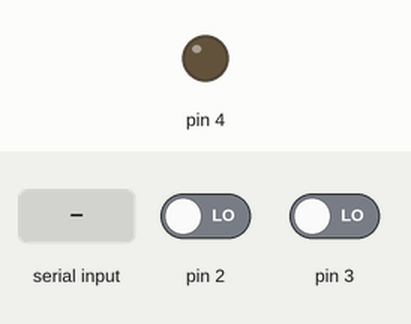
This sketch was run on a simulated Arduino Uno, built with avr-gcc and run on an emulated ATmega328P. Shown: output pins drawn as LEDs (lit = HIGH). The inputs (shaded band) are chosen by the test bench; at power-on: pin 2 LOW, pin 3 LOW. Pins used as bus, display or sensor lines are not drawn; what the sketch prints to the serial monitor is not drawn.

Above: at 1.2 s.
1.3 s: "2" received over Serial
At 2.6 s:
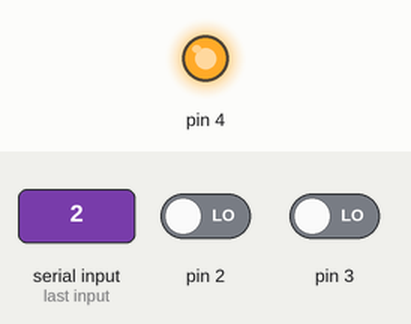
5.8 s: "1" received over Serial
At 7.0 s:
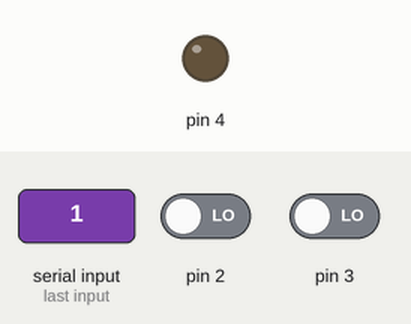
7.3 s: "32\n" received over Serial
At 8.4 s:
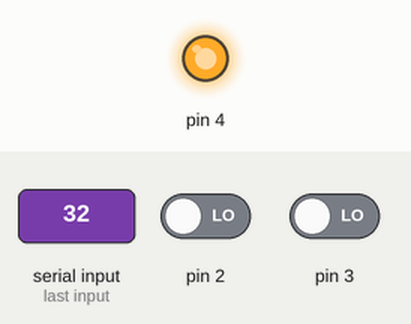
8.8 s: "30,150\n" received over Serial
At 9.6 s:
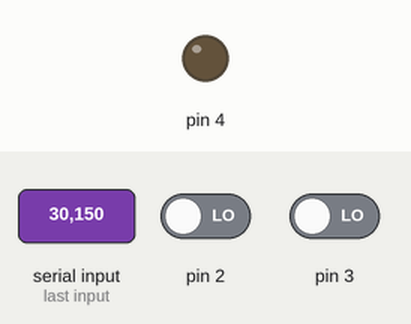
Timing chart, 0 to 11.3 s (numbered marks = the images above; inputs shaded):
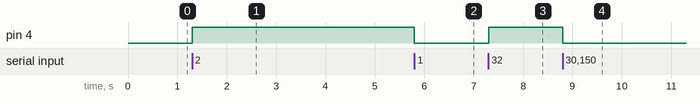

The sketch:

EndoScannerArduinoFirmware.ino
```cpp
#include "configuration.h"
#include "Laser.h"
#include "GCodeInterpreter.h"
char serialMsg; //extra block of memory for '\0\'
int count = 0;
bool scanning = false;
bool paused = false;
byte msg[2] = {0xFF, 0xAA};
bool echoed = false;


void setup()
{
pinMode(0, OUTPUT);
digitalWrite(0, HIGH);
  //initializeLaser();   // sets baud rate as well.
 // interruptsOn();
 Serial.begin(9600);
 // attachInterrupt(digitalPinToInterrupt(ISR_PIN), buttonPress, CHANGE);
 pinMode(4, OUTPUT);
 digitalWrite(4, LOW); //change

 attachInterrupt(digitalPinToInterrupt(3), goIsr, RISING);
 attachInterrupt(digitalPinToInterrupt(2), stopIsr, RISING);

}
void goIsr()
{
  if(!scanning)
  {
    scanning = true;
    Serial.println("GO");
  }
}

void stopIsr()
{
  if(scanning && !paused)
  {
    paused = true;
    Serial.println("PS");
  }

  if(scanning && paused)
  {
    scanning = false;
    Serial.println("DN");
  }
}
void loop()
{
  if(Serial.available() > 0)
  {
    serialMsg = Serial.read();
    if(serialMsg == '1')
     {
       Serial.print("ON");
       digitalWrite(4, LOW);

     }
     if(serialMsg =='2')
     {
       Serial.print("OFF");
       digitalWrite(4, HIGH);
     }
  }
}
```

GCodeInterpreter.cpp
```cpp
#include "configuration.h"
#include "GCodeInterpreter.h"
#include "Laser.h"

#include <stdlib.h>
#include <Arduino.h>


void interruptsOn()
{
  noInterrupts();
  TCCR1A = 0;
  TCCR1B = 0;
  TCNT1 = 0;

  OCR1A = 34286; // for 1Hz
  //OCR1A = 17143;// for 2Hz

  TCCR1B |= (1 << WGM12); //Clear on Timer Compare (CTC) mode
  TCCR1B |= (1 << CS12); //prescalar = 256 - timer frq = 62500 Hz
  TIMSK1 |= (1 << OCIE1A);  // enable timer compare interrupt
  interrupts();

}
void processCode(char* msg) {

  //int GCode = parseMessage(msg[0%4]);
  int GCode = parseMessage(msg);
  //Serial.print(GCode);
  //check if empty or null or does not start with 'G'
  if (GCode == 0 || GCode == -1) return;

  switch (GCode) {
    case 11:
      initializeLaser();
      break;
    case 21:
      laserOn();
      break;
    case 32:
      laserOff();
      break;
    case 35:
      //function21();
      break;
    case 72:
      //function22();
      break;
    default:
      break;
  }
}

int parseMessage(char* msg)
{
  if (msg[0] == 'G') {
    char temp[MAXBYTES] = { msg[1], msg[2], msg[3] };
    int code = atoi(temp);
    return code;
  }
  else
    return -1;
}

void help() {

  Serial.println("Endo Scanner G-Code Version:");
  displayVersion();
  Serial.println("Commands:");
  Serial.println("G11; - do this");
  Serial.println("G22; - do that");
  Serial.println("G33; - do this and that"); //etc.

  Serial.println("G51 - PWM 50%");
}

void displayVersion() {

  Serial.println(VERSION);
}

void reset() {

  //Ready to receive input from serial line - intialize buffer array
  //serialMsg[] = { 0 };
}
```

GCodeInterpreter.h
```cpp
#pragma once
#ifndef GCODEINTERPRETER_H
#define GCODEINTERPRETER_H

void interruptsOn();
int parseMessage(char *msg);
void help();
void displayVersion();
void processCode(char *msg);
void reset();

#endif // !GCODEINTERPRETER_H
```

Laser.cpp
```cpp
#include "GCodeInterpreter.h"
#include "configuration.h"
#include "Laser.h"
#include "Arduino.h"


bool isLaserOn;

long prevTime = 0;
long currTime = 0;

volatile byte laserState;

void initializeLaser()
{
	Serial.begin(BAUD_RATE);

	pinMode(LASER_ENABLE_PIN, OUTPUT);
	digitalWrite(LASER_ENABLE_PIN, LOW);

	isLaserOn = false;
	laserState = LOW;
}

void laserOn()
{
	if (!isLaserOn) {
		digitalWrite(LASER_ENABLE_PIN, HIGH);
		isLaserOn = true;
	}
	else
		return;
}

void laserOff()
{
	if (isLaserOn) {
		digitalWrite(LASER_ENABLE_PIN, LOW);
		isLaserOn = false;
	}
	else
		return;
}


void laserButtonPress()
{
	currTime = millis();
	if (currTime - prevTime > ISRdelay) {
		if (isLaserOn) laserOff();
		else laserOn();

		prevTime = currTime;
	}
	else
		return;
}
```

Laser.h
```cpp
#pragma once

#ifndef LASER_H
#define LASER_H

//#include "Arduino.h"

//functions:

void initializeLaser();
void laserOn();
void laserOff();
void laserPWM();

#endif // !LASER_H
```

configuration.h
```cpp
#pragma once
#define VERSION "v.08102017"

#ifndef CONFIGURATION_H
#define CONFIGURATION_H


#define BAUD_RATE           9600

#define LASER_ENABLE_PIN    1
#define MAXBYTES            3
#define ISRdelay            1500
#endif //CONFIGURATION_H
```

Measured:
- after the input at 1.3 s, pin 4: LOW → HIGH at once
- after the input at 5.8 s, pin 4: HIGH → LOW at once
- after the input at 7.3 s, pin 4: LOW → HIGH at once
- after the input at 8.8 s, pin 4: HIGH → LOW at once
